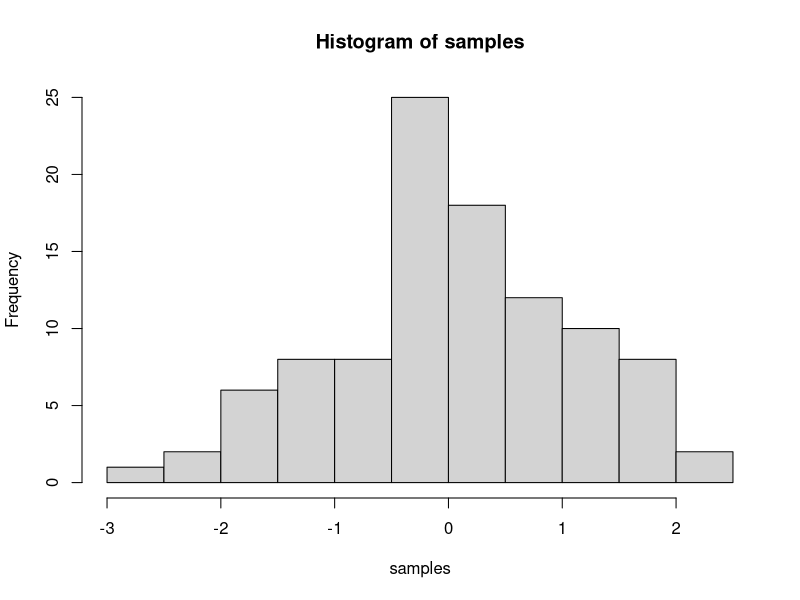

The R script that drew this image:
## ---- chunk 1
knitr::opts_chunk$set(message=FALSE,warning=FALSE, cache=TRUE)
## ---- chunk 2
samples <- rnorm(100, mean=0, sd=1)
hist(samples)
## ---- chunk 3
1+2
2*5
5/3
(1+6+4)/5

## ---- chunk 4
a<-1
b<-2
a+b

d<-c(1,2,3)
e<-c(5,6,7)
d+e
d*e
d/e

## ---- chunk 5
# for loop solution
# i becomes the number 1 to 100 at each step of the loop


a <- length(100) # make empty variable, set length to 100
for (i in 1:100){
  a[i] <-i #assigns the number in i, to the ith index of a
}

print(a)

# for loop solution #2

a<-c() #create empty variable using combine command
for (i in 1:100){
  a<-c(a,i) # keeps combining a with itself and the new number in i
}
print(a)

# seq solution
a <- seq(1,100,1) # look up help for seq using ?seq() in console
print(a)

